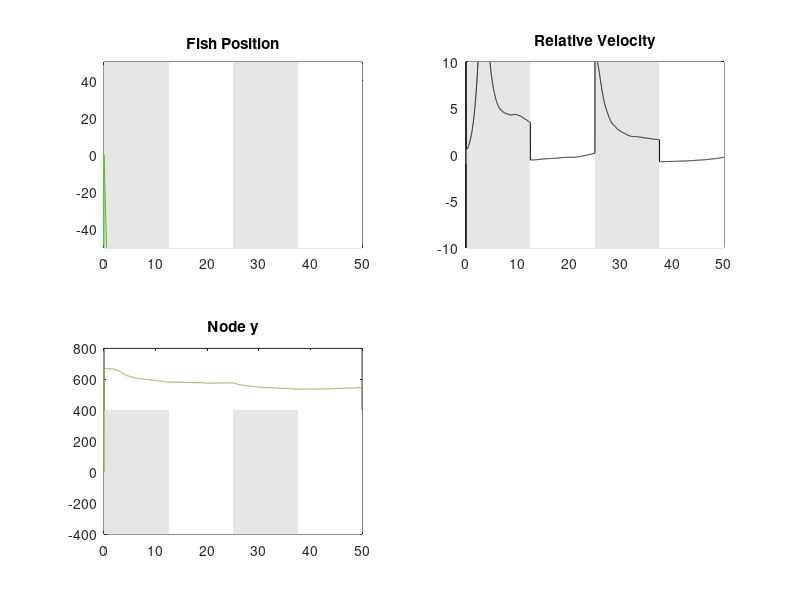

Here is the MATLAB script that generated this plot:
%SingleBrain_Closed_03.m
%Project Title: An agent based model of motor adaption in larval zebrafish
%Description: Closed loop CTRNN model showing motor adaption of 
%Francis Poole
%12.8.14

clf;
clc;
clear;

%Init
dt = 0.01; %Time step (0.01)
T = 50; %Amount of time
time = 0:dt:T; %Time array
tau_b = 1; %Time scale (1)

y(1) = 0; %Node start (0)
gamma(1) = 0;

w_y = 1; %Node y weight (0)

flow_V = -1; %Flow velocity of water
swim_V(1) = 0; %Swim velocity of fish. Start at rest (0)

fish_X(1) = 0; %Starting fish x position (0)

%Gain parameter
% K(1:T/dt + 1) = 1; %Constant gain
%    OR
high = 10; %(10)
medium = 5;
low = 1; %(2)
rest = 0; %(0);
K(1:(T/dt+1)/4) = high;
K((T/dt+1)/4:(T/dt+1)/2) = low;
K((T/dt+1)/2:3*(T/dt+1)/4) = high;
K(3*(T/dt+1)/4:(T/dt+1)) = low;


for t = 1:length(time) - 1
    y(t+1) = y(t) + 1/tau_b * dt * (-y(t) + y(t) * w_y -  swim_V(t) - flow_V + randn / sqrt(dt)); %Update sensor node
    gamma(t+1) = gamma(t) + 1/tau_b * dt * (-gamma(t) + (y(t) - mean(y))^2);
    swim_V(t+1) = K(t+1)/gamma(t+1) * y(t+1); %Update swim velocity
    fish_X(t+1) = fish_X(t) + dt * (swim_V(t) + flow_V); %Update fish position
end

%Plot
%Fish Position
subplot(2,2,1)
area([0,T/4],[400,400],-400,'FaceColor',[0.9,0.9,0.9],'LineStyle','none')
hold on;
area([T/4,T/2],[400,400],-400,'FaceColor','w','LineStyle','none')
area([T/2,3*T/4],[400,400],-400,'FaceColor',[0.9,0.9,0.9],'LineStyle','none')
area([3*T/4,T],[400,400],-400,'FaceColor','w','LineStyle','none')
plot(time,fish_X,'g');
plot([0,T],[0,T/dt*flow_V]);
%axis([0,T,-1.5,0])
hold off;
xlim([0,T]);
ylim([-50,50])

title('Fish Position');

%Relative Velocity
subplot(2,2,2)
area([0,T/4],[10,10],-10,'FaceColor',[0.9,0.9,0.9],'LineStyle','none')
hold on;
area([T/4,T/2],[10,10],-10,'FaceColor','w','LineStyle','none')
area([T/2,3*T/4],[10,10],-10,'FaceColor',[0.9,0.9,0.9],'LineStyle','none')
area([3*T/4,T],[10,10],-10,'FaceColor','w','LineStyle','none')
plot(time,flow_V+swim_V,'k');
hold off
ylim([-10,10]);
xlim([0,T]);
title('Relative Velocity');

%Node y
subplot(2,2,3)
area([0,T/4],[400,400],-400,'FaceColor',[0.9,0.9,0.9],'LineStyle','none')
hold on;
area([T/4,T/2],[400,400],-400,'FaceColor','w','LineStyle','none')
area([T/2,3*T/4],[400,400],-400,'FaceColor',[0.9,0.9,0.9],'LineStyle','none')
area([3*T/4,T],[400,400],-400,'FaceColor','w','LineStyle','none')
plot(time, y)
hold off;
%ylim([-4,4]);
xlim([0,T]);
title('Node y');